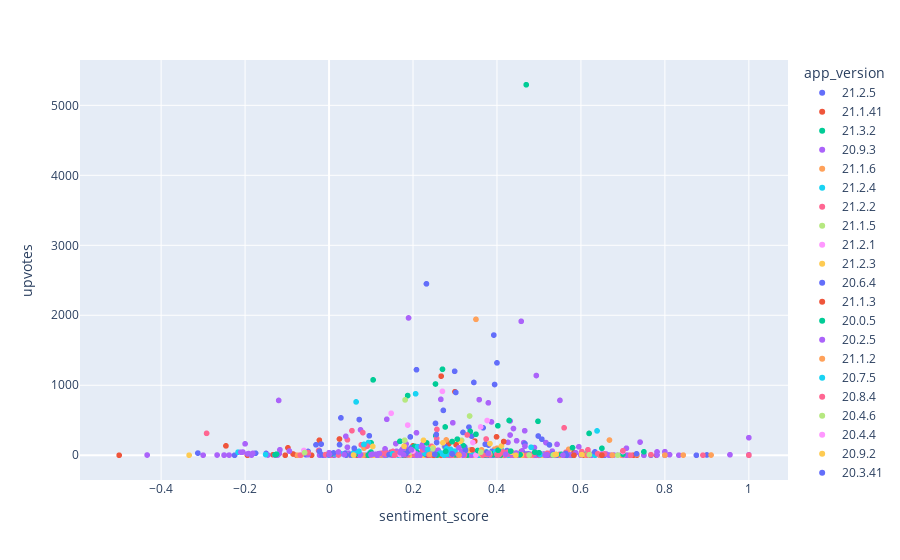

The notebook cell this image was saved under:
### Code cell
import plotly.express as px

# Interactive scatter plot using Plotly
fig = px.scatter(tiktok_reviews, x='sentiment_score', y='upvotes', color='app_version')
fig.show()

### Figure 1 — Plotly figure (JSON) as saved in the notebook; plotly's stock layout.template omitted (floating-point values rounded to 4 significant figures; data arrays with more than 128 entries replaced by an {"elided": "..."} marker saying what was removed)
{"data": [{"hovertemplate": "app_version=21.2.5<br>sentiment_score=%{x}<br>upvotes=%{y}<extra></extra>", "legendgroup": "21.2.5", "marker": {"color": "#636efa", "symbol": "circle"}, "mode": "markers", "name": "21.2.5", "showlegend": true, "type": "scattergl", "x": [0.3333, 0.4238, 0.4299, 0.2722, 0.5117, 0.335, 0.3229, 0.3, 0.9, 0.4, 0.2247, 0.2369, 0.4349, -0.15, 0.275, 0.8, 0.3273, 0.4, 0.39, 0.4633, 0.26, 0.6071, 0.2411, 0.03929, 0.05833, 0.3875, 0.5, 0.3, 0.3361, 0, 0.4316, 0.5171, 0.3125, 0.3833, 0.2042, 0.44, 0.3833, 0.3033, 0.65, 0.2917, 0.4, 0.2014, 0.625, 0.4667, 0.3386, -0.055, 0.5473, 0.3778, 0.4688, 0.545, 0.875, -0.225, 0.2083, 0.6, 0.5, 0.2833, 0.4, 0.28, 0.3167, 0.5167, 0.3324, 0.5067, 0.3525, 0.325, 0.4223, 0.4167, 0.25, 0.41, 0.6733, 0.01212, 0.475, 0.4867, 0.3925, 0.4333, 0.6562, 0.25, 0.365, 0, 0.65, 0.4267, 0.1688, 0.3973, 0.39, 0.5, 0.275, 0, 0.3337, 0.2361, 0.2955, 0.2227, 0.6444, 0.2667, 0.4, 0.8, 0.55, 0.3833, 0.5778, 0.55, 0.3182, 0.7667, 0.375, 0.5, 0.4167, 0.8, 0.3333, 0.5667, 0.4091, 0.0875, 0.4167, 0.5, 0.6333], "xaxis": "x", "y": [402, 67, 24, 18, 17, 9, 121, 7, 4, 4, 34, 37, 3, 26, 12, 0, 60, 0, 9, 1, 21, 1, 3, 31, 2, 0, 0, 0, 67, 0, 0, 0, 9, 0, 34, 0, 0, 4, 0, 0, 8, 12, 0, 0, 1, 7, 0, 1, 1, 1, 0, 0, 0, 1, 0, 0, 0, 0, 0, 0, 1, 0, 1, 0, 1, 0, 0, 0, 0, 0, 0, 1, 1717, 0, 0, 0, 0, 0, 0, 0, 0, 0, 0, 0, 1, 0, 0, 0, 1, 0, 0, 0, 1, 0, 0, 5, 0, 0, 0, 0, 0, 0, 0, 0, 0, 0, 0, 0, 0, 0, 0], "yaxis": "y"}, {"hovertemplate": "app_version=21.1.41<br>sentiment_score=%{x}<br>upvotes=%{y}<extra></extra>", "legendgroup": "21.1.41", "marker": {"color": "#EF553B", "symbol": "circle"}, "mode": "markers", "name": "21.1.41", "showlegend": true, "type": "scattergl", "x": {"elided": "165 float values"}, "xaxis": "x", "y": {"elided": "165 int values"}, "yaxis": "y"}, {"hovertemplate": "app_version=21.3.2<br>sentiment_score=%{x}<br>upvotes=%{y}<extra></extra>", "legendgroup": "21.3.2", "marker": {"color": "#00cc96", "symbol": "circle"}, "mode": "markers", "name": "21.3.2", "showlegend": true, "type": "scattergl", "x": [0.3937, 0.6109, 0.5, 0.58, 0.1771, 0.75, 0.35, 0.1364, 0.485, 0.3812], "xaxis": "x", "y": [55, 12, 2, 0, 0, 0, 0, 1, 0, 0], "yaxis": "y"}, {"hovertemplate": "app_version=20.9.3<br>sentiment_score=%{x}<br>upvotes=%{y}<extra></extra>", "legendgroup": "20.9.3", "marker": {"color": "#ab63fa", "symbol": "circle"}, "mode": "markers", "name": "20.9.3", "showlegend": true, "type": "scattergl", "x": {"elided": "371 float values"}, "xaxis": "x", "y": {"elided": "371 int values"}, "yaxis": "y"}, {"hovertemplate": "app_version=21.1.6<br>sentiment_score=%{x}<br>upvotes=%{y}<extra></extra>", "legendgroup": "21.1.6", "marker": {"color": "#FFA15A", "symbol": "circle"}, "mode": "markers", "name": "21.1.6", "showlegend": true, "type": "scattergl", "x": [0.08333, 0.2031, 0.2211, 0.2792, 0.4, 0.1835, 0.3944, 0.2129, 0.19, 0.5708, 0.3583, 0.4833, 0.7, 0.2446, 0.2125, 0.5, 0.3167, 0.327, 0.2111, 0.2186, 0.3667, 0.3, 0.55, 0.4125, 0.4444, 0.424, -0.06667, 0.55, 0.5, 0.4, 0.28, 0.225, 0.7333, 0.46, 0.1716, 0.082, 0.3773, 0.5083, 0.5, 0.2576, 0.3623, 0.5, 0.35, 0.3444, 0.45, 0.4125, 0.4625, 0.375, 0.35, -0.075, 0.4736, 0.91, 0.4, 0.8, 0.225, 0.8438, 0.696, 0.13, 0.3667, 0.6444, 0.2952, 0.2455, 0.3318, 0.675, 0.4, 0.5, 0.26, 0.6111, 0.4625, 0.3716, 0, 0.4619, 0.125], "xaxis": "x", "y": [102, 109, 38, 219, 99, 57, 87, 30, 14, 85, 1, 2, 11, 18, 9, 5, 13, 2, 2, 6, 5, 2, 14, 1, 3, 2, 1, 2, 8, 1, 4, 3, 12, 2, 9, 1, 2, 1, 1, 0, 2, 11, 2, 1, 12, 2, 2, 4, 3, 0, 2, 3, 1, 2, 0, 2, 3, 1, 4, 1, 1, 1, 1, 1, 0, 1, 1, 2, 1, 2, 1, 0, 4], "yaxis": "y"}, {"hovertemplate": "app_version=21.2.4<br>sentiment_score=%{x}<br>upvotes=%{y}<extra></extra>", "legendgroup": "21.2.4", "marker": {"color": "#19d3f3", "symbol": "circle"}, "mode": "markers", "name": "21.2.4", "showlegend": true, "type": "scattergl", "x": [0.41, 0.02778, -0.1511, 0.4267, 0.4, 0.1836, 0.6333, 0.1667, 0.375, 0.05625, 0.1333, 0], "xaxis": "x", "y": [83, 23, 10, 0, 1, 0, 0, 0, 0, 0, 0, 0], "yaxis": "y"}, {"hovertemplate": "app_version=21.2.2<br>sentiment_score=%{x}<br>upvotes=%{y}<extra></extra>", "legendgroup": "21.2.2", "marker": {"color": "#FF6692", "symbol": "circle"}, "mode": "markers", "name": "21.2.2", "showlegend": true, "type": "scattergl", "x": [0.2667, 0.3521, 0.4341, 0.62, 0.4432, 0.275, 0.406, 0.5316, 0.225, 0.35, 0.7188, 0.004167, 0.55, 0.3788, 0.2788, 0.4, 0.8906, 0.52, 0.5], "xaxis": "x", "y": [27, 56, 9, 10, 0, 28, 10, 3, 0, 1, 0, 3, 14, 0, 1, 0, 1, 0, 0], "yaxis": "y"}, {"hovertemplate": "app_version=21.1.5<br>sentiment_score=%{x}<br>upvotes=%{y}<extra></extra>", "legendgroup": "21.1.5", "marker": {"color": "#B6E880", "symbol": "circle"}, "mode": "markers", "name": "21.1.5", "showlegend": true, "type": "scattergl", "x": [0.275, 0.3307, 0.6181, 0.5093], "xaxis": "x", "y": [123, 10, 36, 1], "yaxis": "y"}, {"hovertemplate": "app_version=21.2.1<br>sentiment_score=%{x}<br>upvotes=%{y}<extra></extra>", "legendgroup": "21.2.1", "marker": {"color": "#FF97FF", "symbol": "circle"}, "mode": "markers", "name": "21.2.1", "showlegend": true, "type": "scattergl", "x": [0.1882, 0.3125, 0.4693, 0.35], "xaxis": "x", "y": [55, 2, 1, 1], "yaxis": "y"}, {"hovertemplate": "app_version=21.2.3<br>sentiment_score=%{x}<br>upvotes=%{y}<extra></extra>", "legendgroup": "21.2.3", "marker": {"color": "#FECB52", "symbol": "circle"}, "mode": "markers", "name": "21.2.3", "showlegend": true, "type": "scattergl", "x": [-0.3333, 0.25, 0.225, 0, 0.2667, 0.1925, 0.1018, 0.345, 0.2667, 0.1056, 0.04167, 0.5091], "xaxis": "x", "y": [1, 1, 0, 8, 0, 0, 0, 0, 0, 0, 1, 0], "yaxis": "y"}, {"hovertemplate": "app_version=20.6.4<br>sentiment_score=%{x}<br>upvotes=%{y}<extra></extra>", "legendgroup": "20.6.4", "marker": {"color": "#636efa", "symbol": "circle"}, "mode": "markers", "name": "20.6.4", "showlegend": true, "type": "scattergl", "x": [0.3688, -0.01667, 0.02824, 0.3397, 0.3019, 0.2536, 0.345, 0.1936, 0.09583, 0.507, 0.5417, 0.2083, 0.2764, 0.367, -0.01875, 0.4983, 0.372, 0.38, -0.03111, 0.09722, 0.6333, 0.3583, 0.2833, 0.04063, 0.319, 0.2591, 0.3883, 0.2215, -0.175, 0.1272, -0.05, 0.475, 0.05212, 0.2083, 0.3778, 0.4672, -0.3125, 0.5, 0.2306, 0.025, 0.4, 0.3808, 0.3391, 0.2827, 0.1962, 0.5333], "xaxis": "x", "y": [2, 4, 534, 273, 897, 455, 1040, 262, 278, 229, 3, 1222, 124, 392, 159, 275, 157, 145, 149, 31, 48, 61, 13, 1, 326, 30, 57, 39, 29, 25, 54, 16, 9, 40, 2, 17, 31, 11, 14, 152, 1320, 19, 61, 60, 109, 18], "yaxis": "y"}, {"hovertemplate": "app_version=21.1.3<br>sentiment_score=%{x}<br>upvotes=%{y}<extra></extra>", "legendgroup": "21.1.3", "marker": {"color": "#EF553B", "symbol": "circle"}, "mode": "markers", "name": "21.1.3", "showlegend": true, "type": "scattergl", "x": [0.1875, 0.2358, 0.2667, 0.1799], "xaxis": "x", "y": [7, 3, 3, 2], "yaxis": "y"}, {"hovertemplate": "app_version=20.0.5<br>sentiment_score=%{x}<br>upvotes=%{y}<extra></extra>", "legendgroup": "20.0.5", "marker": {"color": "#00cc96", "symbol": "circle"}, "mode": "markers", "name": "20.0.5", "showlegend": true, "type": "scattergl", "x": [0.3727, 0.2766, 0.105, 0.2702, 0.4021, 0.3, 0.4086, 0.65, 0.6194, 0.58, 0.2542, 0.2536, 0.1873, 0.175, 0.35, 0.3364, 0.09333, 0.2036, 0.5333, 0.06288, -0.1286, 0.1688, 0.2087, 0.37, 0.1313, 0.2056, 0.2286, 0.175, 0.1, 0.3194, 0.3907, 0.75, 0.004464, 0.2438, 0.35, 0.1, 0.5536, 0.3495, 0.33, -0.125, 0.39, 0.36, 0.3, 0.7, 0.375, 0.375, 0.4, 0.1682], "xaxis": "x", "y": [3, 404, 1077, 1229, 421, 7, 2, 99, 312, 108, 280, 1018, 853, 25, 300, 341, 2, 127, 3, 16, 7, 199, 48, 6, 40, 49, 21, 2, 177, 138, 7, 49, 15, 23, 38, 45, 12, 16, 3, 15, 21, 19, 27, 15, 4, 41, 9, 6], "yaxis": "y"}, {"hovertemplate": "app_version=20.2.5<br>sentiment_score=%{x}<br>upvotes=%{y}<extra></extra>", "legendgroup": "20.2.5", "marker": {"color": "#ab63fa", "symbol": "circle"}, "mode": "markers", "name": "20.2.5", "showlegend": true, "type": "scattergl", "x": [0.3577, 0.1893, 0.1375, 0.3869, 0.4313, 0.04375, 0.3306, 0.1333, 0.175, 0.26, 1, 0.2411, 0.4313, 0.3, 0.2875, -0.09444, 0.4263, -0.1817, 0.4893, 0.1333, 0.2069, 0.3375, 0, 0.2588, 0.3409, 0.3157, 0.1531, -0.2054, 0.0625, 0.4333, 0.1607, 0.3195, 0.24, 0.595, 0.1034, 0.375, 0.4, 0.2444, 0.217, 0.075, 0.34, 0.2309, 0.175, 0.3417, 0.4578], "xaxis": "x", "y": [794, 1962, 514, 476, 490, 114, 68, 91, 89, 72, 251, 110, 289, 38, 23, 60, 184, 27, 110, 0, 22, 79, 36, 64, 27, 44, 38, 46, 53, 20, 56, 58, 12, 121, 15, 22, 18, 36, 5, 11, 2, 32, 11, 38, 1914], "yaxis": "y"}, {"hovertemplate": "app_version=21.1.2<br>sentiment_score=%{x}<br>upvotes=%{y}<extra></extra>", "legendgroup": "21.1.2", "marker": {"color": "#FFA15A", "symbol": "circle"}, "mode": "markers", "name": "21.1.2", "showlegend": true, "type": "scattergl", "x": [0.365, 0.4611], "xaxis": "x", "y": [3, 2], "yaxis": "y"}, {"hovertemplate": "app_version=20.7.5<br>sentiment_score=%{x}<br>upvotes=%{y}<extra></extra>", "legendgroup": "20.7.5", "marker": {"color": "#19d3f3", "symbol": "circle"}, "mode": "markers", "name": "20.7.5", "showlegend": true, "type": "scattergl", "x": [0.09375, 0.3575, 0.06439, 0.2744, 0.375, -0.2167, 0.29, 0.5033, 0.07113, 0.2485, 0.3114, 0.2062, 0.2108, 0.3, 0.1833, 0.2896, 0.2793, 0.6383, 0.3969, 0.1625, 0.4813, 0.2641, 0.28, 0.2672, 0.375, 0.2275, 0.3756, 0.34, 0.45, 0.27, 0.01488, 0.2823, 0.05885], "xaxis": "x", "y": [181, 2, 762, 1, 48, 44, 63, 10, 57, 17, 8, 878, 123, 59, 11, 85, 75, 348, 54, 4, 114, 28, 95, 31, 32, 31, 9, 53, 22, 16, 19, 17, 38], "yaxis": "y"}, {"hovertemplate": "app_version=20.8.4<br>sentiment_score=%{x}<br>upvotes=%{y}<extra></extra>", "legendgroup": "20.8.4", "marker": {"color": "#FF6692", "symbol": "circle"}, "mode": "markers", "name": "20.8.4", "showlegend": true, "type": "scattergl", "x": [0.2569, 0.08047, 0.3292, 0.07673, -0.2917, 0.05455, 0.6167, 0.1522, 0.2562, 0.2227, 0.09091, -0.05, 0.56, 0.04375, 0.425, 0.3742, -0.025, 0.1364, 0.1363, 0.1639, 0.64, 0.2381, 0.1458, 0.244, 0.125, 0.3225, 0.3083, 0.375, 0.42, 0.2032, 0.3833, 0.4139, 0.2394, 0.2927, 0.149, 0.7667, 0.1583, 0.4861, 0.1667, 0.47, 0.4233, 0.6162, 0.4052, 0.656, -0.008333, 0.1, 0.6021, 0.2479, 0.1875, 0.6467, 0.52, 0.4, 0.5643, 0.0225, 0.25, -0.06875], "xaxis": "x", "y": [369, 323, 290, 149, 313, 351, 78, 55, 242, 77, 130, 38, 392, 221, 41, 232, 67, 30, 17, 27, 21, 7, 10, 128, 28, 3, 10, 8, 6, 9, 9, 47, 7, 3, 17, 8, 8, 12, 12, 0, 12, 3, 7, 19, 9, 4, 52, 0, 4, 4, 29, 11, 43, 3, 8, 2], "yaxis": "y"}, {"hovertemplate": "app_version=20.4.6<br>sentiment_score=%{x}<br>upvotes=%{y}<extra></extra>", "legendgroup": "20.4.6", "marker": {"color": "#B6E880", "symbol": "circle"}, "mode": "markers", "name": "20.4.6", "showlegend": true, "type": "scattergl", "x": [0.3348, 0.1811, 0.3156, 0.3816, 0.3625, 0.5341, 0.4764, 0.1925, 0.6875, 0.62], "xaxis": "x", "y": [561, 791, 214, 32, 20, 4, 3, 43, 1, 7], "yaxis": "y"}, {"hovertemplate": "app_version=20.4.4<br>sentiment_score=%{x}<br>upvotes=%{y}<extra></extra>", "legendgroup": "20.4.4", "marker": {"color": "#FF97FF", "symbol": "circle"}, "mode": "markers", "name": "20.4.4", "showlegend": true, "type": "scattergl", "x": [0.27, 0.1479, 0.3765, 0.3427, 0.2, 0.7, 0.3611, 0.35, -0.06, 0.17], "xaxis": "x", "y": [913, 600, 496, 182, 60, 53, 405, 3, 68, 6], "yaxis": "y"}, {"hovertemplate": "app_version=20.9.2<br>sentiment_score=%{x}<br>upvotes=%{y}<extra></extra>", "legendgroup": "20.9.2", "marker": {"color": "#FECB52", "symbol": "circle"}, "mode": "markers", "name": "20.9.2", "showlegend": true, "type": "scattergl", "x": [0.3132, 0.1042, 0.3833, 0.4358, 0.335, 0.2477, 0.3635, 0.5389, 0.6017, 0.4583, 0.05833, 0.5411, 0.1787, 0.2463], "xaxis": "x", "y": [200, 126, 166, 43, 69, 110, 11, 10, 8, 3, 3, 12, 129, 88], "yaxis": "y"}, {"hovertemplate": "app_version=20.3.41<br>sentiment_score=%{x}<br>upvotes=%{y}<extra></extra>", "legendgroup": "20.3.41", "marker": {"color": "#636efa", "symbol": "circle"}, "mode": "markers", "name": "20.3.41", "showlegend": true, "type": "scattergl", "x": [0.3943, 0.232, 0.2723, 0.2992, 0.2562, 0.07196, 0.525, 0.06, 0.5658, 0.52, 0.01076, 0.4667, 0.2556, 0.1833, 0.1886, -0.02292, 0.2938, 0.1429, 0.2929, 0.325, 0.375, 0.0375, 0.7325, 0.5636, 0], "xaxis": "x", "y": [1011, 2449, 641, 1200, 182, 510, 148, 100, 0, 3, 33, 165, 296, 22, 59, 56, 18, 9, 22, 73, 40, 23, 20, 25, 5], "yaxis": "y"}, {"hovertemplate": "app_version=21.3.1<br>sentiment_score=%{x}<br>upvotes=%{y}<extra></extra>", "legendgroup": "21.3.1", "marker": {"color": "#EF553B", "symbol": "circle"}, "mode": "markers", "name": "21.3.1", "showlegend": true, "type": "scattergl", "x": [0.5833, 0.25, 0.65], "xaxis": "x", "y": [0, 0, 0], "yaxis": "y"}, {"hovertemplate": "app_version=20.3.3<br>sentiment_score=%{x}<br>upvotes=%{y}<extra></extra>", "legendgroup": "20.3.3", "marker": {"color": "#00cc96", "symbol": "circle"}, "mode": "markers", "name": "20.3.3", "showlegend": true, "type": "scattergl", "x": [0.4696, 0.429, 0.4977, 0.2778, 0.2327, 0.4327, 0.4027, 0.2931, 0.3542, 0.455, 0.2576, 0.3056, 0.49], "xaxis": "x", "y": [5294, 497, 485, 56, 176, 59, 72, 196, 68, 8, 3, 230, 44], "yaxis": "y"}, {"hovertemplate": "app_version=20.5.3<br>sentiment_score=%{x}<br>upvotes=%{y}<extra></extra>", "legendgroup": "20.5.3", "marker": {"color": "#ab63fa", "symbol": "circle"}, "mode": "markers", "name": "20.5.3", "showlegend": true, "type": "scattergl", "x": [0.2948, 0.4661, 0.1017, 0.4393, 0.3795, 0.4667, -0.21, 0.7408, 0.2663, 0.4938, 0.3094, 0.2286, 0.1964, 0.2351, 0.17, 0.0225, 0.2199, 0.2431, 0.5571, 0.4457, 0.5192, 0.4208, 0.04, 0.1199, 0.03611, 0.3798, 0.001042, 0.1111, 0.3198, 0.1775, 0.5145, 0.2102, 0.1001], "xaxis": "x", "y": [464, 350, 10, 382, 749, 129, 44, 188, 799, 1139, 106, 89, 79, 84, 35, 47, 125, 22, 2, 32, 9, 15, 271, 24, 9, 27, 9, 15, 9, 6, 0, 2, 9], "yaxis": "y"}, {"hovertemplate": "app_version=20.4.3<br>sentiment_score=%{x}<br>upvotes=%{y}<extra></extra>", "legendgroup": "20.4.3", "marker": {"color": "#FFA15A", "symbol": "circle"}, "mode": "markers", "name": "20.4.3", "showlegend": true, "type": "scattergl", "x": [0.35, 0.668, 0.3633, 0.24], "xaxis": "x", "y": [1942, 217, 77, 13], "yaxis": "y"}, {"hovertemplate": "app_version=20.4.5<br>sentiment_score=%{x}<br>upvotes=%{y}<extra></extra>", "legendgroup": "20.4.5", "marker": {"color": "#19d3f3", "symbol": "circle"}, "mode": "markers", "name": "20.4.5", "showlegend": true, "type": "scattergl", "x": [0.08305, 0.1512], "xaxis": "x", "y": [155, 21], "yaxis": "y"}, {"hovertemplate": "app_version=21.1.4<br>sentiment_score=%{x}<br>upvotes=%{y}<extra></extra>", "legendgroup": "21.1.4", "marker": {"color": "#FF6692", "symbol": "circle"}, "mode": "markers", "name": "21.1.4", "showlegend": true, "type": "scattergl", "x": [0.1562, 0.3667, 1], "xaxis": "x", "y": [1, 3, 2], "yaxis": "y"}, {"hovertemplate": "app_version=20.2.4<br>sentiment_score=%{x}<br>upvotes=%{y}<extra></extra>", "legendgroup": "20.2.4", "marker": {"color": "#B6E880", "symbol": "circle"}, "mode": "markers", "name": "20.2.4", "showlegend": true, "type": "scattergl", "x": [0.2462, -0.05833, 0.3617], "xaxis": "x", "y": [91, 38, 44], "yaxis": "y"}, {"hovertemplate": "app_version=20.3.1<br>sentiment_score=%{x}<br>upvotes=%{y}<extra></extra>", "legendgroup": "20.3.1", "marker": {"color": "#FF97FF", "symbol": "circle"}, "mode": "markers", "name": "20.3.1", "showlegend": true, "type": "scattergl", "x": [0.1874], "xaxis": "x", "y": [431], "yaxis": "y"}, {"hovertemplate": "app_version=20.1.2<br>sentiment_score=%{x}<br>upvotes=%{y}<extra></extra>", "legendgroup": "20.1.2", "marker": {"color": "#FECB52", "symbol": "circle"}, "mode": "markers", "name": "20.1.2", "showlegend": true, "type": "scattergl", "x": [0.225, 0.2712, 0.445, 0.4107], "xaxis": "x", "y": [214, 178, 0, 132], "yaxis": "y"}, {"hovertemplate": "app_version=20.2.2<br>sentiment_score=%{x}<br>upvotes=%{y}<extra></extra>", "legendgroup": "20.2.2", "marker": {"color": "#636efa", "symbol": "circle"}, "mode": "markers", "name": "20.2.2", "showlegend": true, "type": "scattergl", "x": [0.252], "xaxis": "x", "y": [12], "yaxis": "y"}, {"hovertemplate": "app_version=20.7.4<br>sentiment_score=%{x}<br>upvotes=%{y}<extra></extra>", "legendgroup": "20.7.4", "marker": {"color": "#EF553B", "symbol": "circle"}, "mode": "markers", "name": "20.7.4", "showlegend": true, "type": "scattergl", "x": [0.416, 0.3411], "xaxis": "x", "y": [196, 78], "yaxis": "y"}, {"hovertemplate": "app_version=20.8.2<br>sentiment_score=%{x}<br>upvotes=%{y}<extra></extra>", "legendgroup": "20.8.2", "marker": {"color": "#00cc96", "symbol": "circle"}, "mode": "markers", "name": "20.8.2", "showlegend": true, "type": "scattergl", "x": [0.5], "xaxis": "x", "y": [36], "yaxis": "y"}, {"hovertemplate": "app_version=20.2.3<br>sentiment_score=%{x}<br>upvotes=%{y}<extra></extra>", "legendgroup": "20.2.3", "marker": {"color": "#ab63fa", "symbol": "circle"}, "mode": "markers", "name": "20.2.3", "showlegend": true, "type": "scattergl", "x": [0.4468], "xaxis": "x", "y": [207], "yaxis": "y"}, {"hovertemplate": "app_version=20.3.2<br>sentiment_score=%{x}<br>upvotes=%{y}<extra></extra>", "legendgroup": "20.3.2", "marker": {"color": "#FFA15A", "symbol": "circle"}, "mode": "markers", "name": "20.3.2", "showlegend": true, "type": "scattergl", "x": [0.3097], "xaxis": "x", "y": [1], "yaxis": "y"}, {"hovertemplate": "app_version=20.6.2<br>sentiment_score=%{x}<br>upvotes=%{y}<extra></extra>", "legendgroup": "20.6.2", "marker": {"color": "#19d3f3", "symbol": "circle"}, "mode": "markers", "name": "20.6.2", "showlegend": true, "type": "scattergl", "x": [0.2348], "xaxis": "x", "y": [83], "yaxis": "y"}, {"hovertemplate": "app_version=20.6.3<br>sentiment_score=%{x}<br>upvotes=%{y}<extra></extra>", "legendgroup": "20.6.3", "marker": {"color": "#FF6692", "symbol": "circle"}, "mode": "markers", "name": "20.6.3", "showlegend": true, "type": "scattergl", "x": [0.7], "xaxis": "x", "y": [64], "yaxis": "y"}, {"hovertemplate": "app_version=20.8.1<br>sentiment_score=%{x}<br>upvotes=%{y}<extra></extra>", "legendgroup": "20.8.1", "marker": {"color": "#B6E880", "symbol": "circle"}, "mode": "markers", "name": "20.8.1", "showlegend": true, "type": "scattergl", "x": [0.18], "xaxis": "x", "y": [214], "yaxis": "y"}], "layout": {"legend": {"title": {"text": "app_version"}, "tracegroupgap": 0}, "margin": {"t": 60}, "xaxis": {"anchor": "y", "domain": [0, 1], "title": {"text": "sentiment_score"}}, "yaxis": {"anchor": "x", "domain": [0, 1], "title": {"text": "upvotes"}}}}
